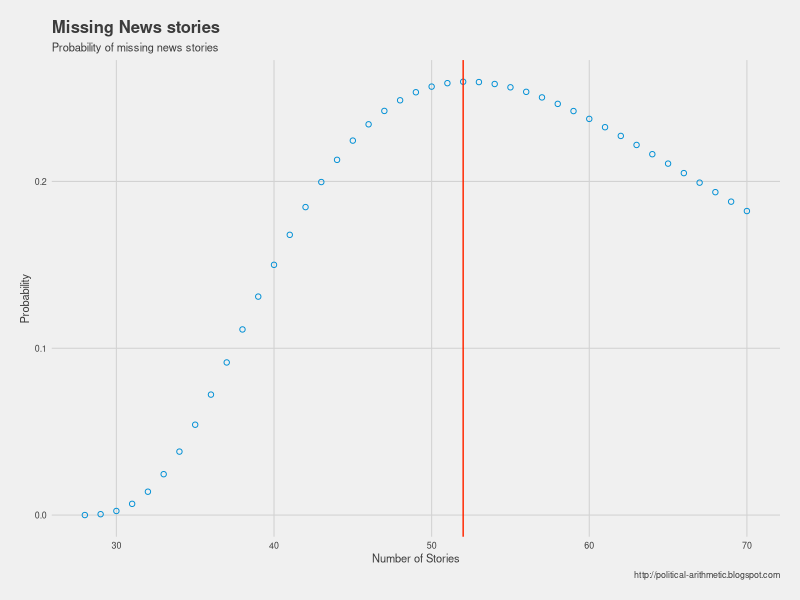

Reproduce this figure in R.
## ---- chunk 1
library(tidyverse)
library(ggplot2)
library(ggthemes)
library(scales) # for muted()
library(rmarkdown)
knitr::opts_chunk$set(echo = TRUE)
## ---- chunk 2
prob_dist <- function(N) {
  return(dhyper(5, m=22, n=N-22, k=12));
}
## ---- chunk 3
df <- data.frame(n=28:70,p=prob_dist(28:70))

ggplot(df, aes(x=n,y=p)) +
    geom_point(shape=1,color="#008FD5") +
    geom_vline(xintercept = 52, color = "#FF2700") +
  labs(caption="http://political-arithmetic.blogspot.com",
       title= "Missing News stories",
       subtitle = "Probability of missing news stories") +
    scale_color_fivethirtyeight() +
    theme_fivethirtyeight(base_size = 8) +
  theme(axis.title = element_text()) + ylab("Probability") + xlab("Number of Stories")
